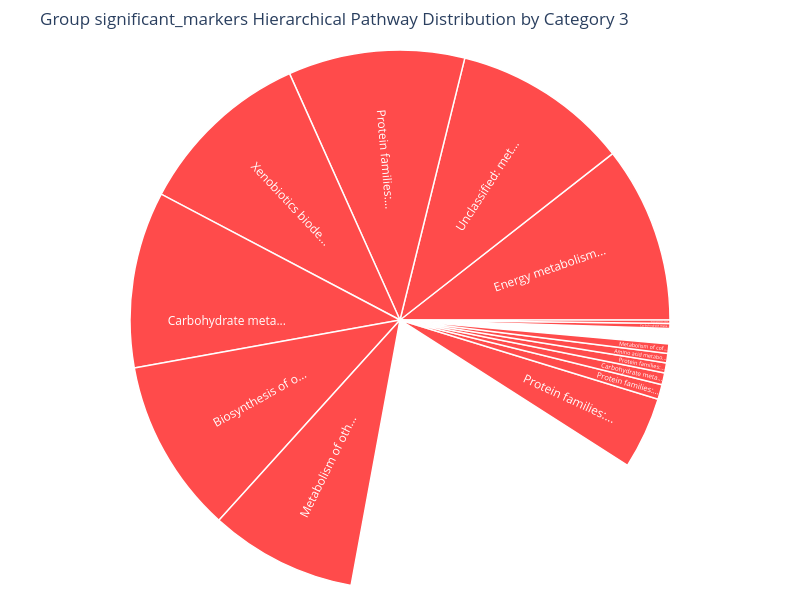

The cell this chart's notebook holds for it:
### Code cell
create_sunburst_chart(significant_markers, "significant_markers", top_n=20, category=3)

### Figure 1 — Plotly figure (JSON) as saved in the notebook; plotly's stock layout.template omitted (floating-point values rounded to 4 significant figures)
{"data": [{"branchvalues": "total", "customdata": [["<b>Pathway</b>: Unclassified: metabolism > Enzymes with EC numbers<br><b>Genus</b>: Pseudarthrobacter<br><b>Protein</b>: sulfofructose kinase; yihv (gene name)"], ["<b>Pathway</b>: Protein families: metabolism > Prenyltransferases [BR:ko01006]<br><b>Genus</b>: Pseudarthrobacter<br><b>Protein</b>: (2z,6e)-farnesyl diphosphate-synthase; (z)-farnesyl diphosphate-synthase; z-farnesyl diphosphate-synthase"], ["<b>Pathway</b>: Energy metabolism > Other carbon fixation pathways<br><b>Genus</b>: Desulfobacterium<br><b>Protein</b>: 4-hydroxybutyrate---coa ligase (amp-forming); 4-hydroxybutyrate-coa-synthetase (ambiguous); 4-hydroxybutyrate:coa ligase (ambiguous); hbs (gene name); 4-hydroxybutyrate---coa ligase"], ["<b>Pathway</b>: Viral protein families > Viral proteins [BR:ko03200]; Protein families: genetic information processing > Transfer RNA biogenesis [BR:ko03016]; Unclassified: metabolism > Enzymes with EC numbers<br><b>Genus</b>: Desulfobacterium<br><b>Protein</b>: rna ligase (atp); polyribonucleotide-synthase (atp); rna ligase; polyribonucleotide ligase; ribonucleic ligase; poly(ribonucleotide):poly(ribonucleotide) ligase (amp-forming)"], ["<b>Pathway</b>: Metabolism of cofactors and vitamins > Ubiquinone and other terpenoid-quinone biosynthesis<br><b>Genus</b>: Desulfobacterium<br><b>Protein</b>: futalosine hydrolase; futalosine nucleosidase; mqnb (ambiguous)"], ["<b>Pathway</b>: Unclassified: metabolism > Enzymes with EC numbers<br><b>Genus</b>: Desulfobacterium<br><b>Protein</b>: fluoroacetyl-coa thioesterase"], ["<b>Pathway</b>: Protein families: metabolism > Lipid biosynthesis proteins [BR:ko01004]<br><b>Genus</b>: Desulfobacterium<br><b>Protein</b>: medium-chain acyl-coa ligase; fadk (gene name); lvae (gene name); butyryl-coa-synthetase; fatty acid thiokinase (medium chain); acyl-activating; fatty acid elongase; fatty acid activating; fatty acyl coenzyme a-synthetase; butyrate---coa ligase; butyryl-coenzyme a-synthetase; l-(+)-3-hydroxybutyryl coa ligase; short-chain acyl-coa-synthetase; medium-chain acyl-coa-synthetase; butanoate:coa ligase (amp-forming)"], ["<b>Pathway</b>: Metabolism of cofactors and vitamins > Ubiquinone and other terpenoid-quinone biosynthesis<br><b>Genus</b>: Desulfobacterium<br><b>Protein</b>: cyclic dehypoxanthinyl futalosine-synthase; mqnc; dehypoxanthinyl futalosine cyclase"], ["<b>Pathway</b>: Xenobiotics biodegradation and metabolism > Nitrotoluene degradation; Amino acid metabolism > Valine, leucine and isoleucine degradation<br><b>Genus</b>: Desulfobacterium<br><b>Protein</b>: 3-methyl-2-oxobutanoate-dehydrogenase (ferredoxin); 2-ketoisovalerate ferredoxin-reductase; 3-methyl-2-oxobutanoate-synthase (ferredoxin); vor; branched-chain ketoacid ferredoxin-reductase; branched-chain oxo acid ferredoxin-reductase; keto-valine-ferredoxin oxido-reductase; ketoisovalerate ferredoxin-reductase; 2-oxoisovalerate ferredoxin-reductase"], ["<b>Pathway</b>: Protein families: signaling and cellular processes > Exosome [BR:ko04147]<br><b>Genus</b>: Pseudarthrobacter<br><b>Protein</b>: 4-hydroxyphenylpyruvate dioxygenase; p-hydroxyphenylpyruvic hydroxylase; p-hydroxyphenylpyruvate hydroxylase; p-hydroxyphenylpyruvate oxidase; p-hydroxyphenylpyruvic oxidase; p-hydroxyphenylpyruvate dioxygenase; p-hydroxyphenylpyruvic acid hydroxylase; 4-hydroxyphenylpyruvic acid dioxygenase"], ["<b>Pathway</b>: Unclassified: metabolism > Enzymes with EC numbers<br><b>Genus</b>: Pseudarthrobacter<br><b>Protein</b>: chlorite o2-lyase"], ["<b>Pathway</b>: Protein families: metabolism > Amino acid related enzymes [BR:ko01007]<br><b>Genus</b>: Pseudarthrobacter<br><b>Protein</b>: valine---pyruvate transaminase; transaminase c; valine-pyruvate aminotransferase; alanine-oxoisovalerate aminotransferase"], ["<b>Pathway</b>: Carbohydrate metabolism > Glyoxylate and dicarboxylate metabolism<br><b>Genus</b>: Pseudarthrobacter<br><b>Protein</b>: citrate (si)-synthase; (r)-citric-synthase; citrate oxaloacetate-lyase ["], ["<b>Pathway</b>: Amino acid metabolism > Lysine degradation<br><b>Genus</b>: Desulfobacterium<br><b>Protein</b>: lysine 2,3-aminomutase"], ["<b>Pathway</b>: Metabolism of other amino acids > Taurine and hypotaurine metabolism<br><b>Genus</b>: Pseudarthrobacter<br><b>Protein</b>: taurine---2-oxoglutarate transaminase; taurine aminotransferase; taurine transaminase; taurine---alpha-ketoglutarate aminotransferase; taurine---glutamate transaminase"], ["<b>Pathway</b>: Unclassified: metabolism > Enzymes with EC numbers<br><b>Genus</b>: Pseudarthrobacter<br><b>Protein</b>: l-fucose mutarotase; fucu; fucose mutarotase; fucm"], ["<b>Pathway</b>: Protein families: signaling and cellular processes > Exosome [BR:ko04147]<br><b>Genus</b>: Pseudarthrobacter<br><b>Protein</b>: glucose-6-phosphate-dehydrogenase [; g6pdh; g6pd; glc6pd"], ["<b>Pathway</b>: Biosynthesis of other secondary metabolites > Tropane, piperidine and pyridine alkaloid biosynthesis<br><b>Genus</b>: Pseudarthrobacter<br><b>Protein</b>: primary-amine oxidase; amine oxidase (ambiguous); amine oxidase (copper-containing); amine oxidase (pyridoxal containing) (incorrect); benzylamine oxidase (incorrect); cao (ambiguous); copper amine oxidase (ambiguous); cu-amine oxidase (ambiguous); cu-containing amine oxidase (ambiguous); diamine oxidase (incorrect); diamino oxhydrase (incorrect); histamine deaminase (ambiguous); histamine oxidase (ambiguous); monoamine oxidase (ambiguous); plasma monoamine oxidase (ambiguous); polyamine oxidase (ambiguous); semicarbazide-sensitive amine oxidase (ambiguous); ssao (ambiguous)"], ["<b>Pathway</b>: Carbohydrate metabolism > Starch and sucrose metabolism<br><b>Genus</b>: Desulfobacterium<br><b>Protein</b>: sucrose-phosphate-synthase; udp-glucose---fructose-phosphate glucosyltransferase; sucrosephosphate---udp glucosyltransferase; udp-glucose-fructose-phosphate glucosyltransferase; sps; uridine diphosphoglucose-fructose phosphate glucosyltransferase; sucrose 6-phosphate-synthase; sucrose phosphate-synthetase; sucrose phosphate-uridine diphosphate glucosyltransferase; sucrose phosphate-synthase; udp-glucose:d-fructose-6-phosphate 2-alpha-d-glucosyltransferase"], ["<b>Pathway</b>: Carbohydrate metabolism > Pentose phosphate pathway<br><b>Genus</b>: Desulfobacterium<br><b>Protein</b>: aldehyde ferredoxin oxido-reductase; aor"]], "domain": {"x": [0, 1], "y": [0, 1]}, "hovertemplate": "%{customdata[0]}", "ids": ["Unclassified: metabolism > Enzymes with EC numbers", "Protein families: metabolism > Prenyltransferases [BR:ko01006]", "Energy metabolism > Other carbon fixation pathways", "Viral protein families > Viral proteins [BR:ko03200]; Protein families: genetic information processing > Transfer RNA biogenesis [BR:ko03016]; Unclassified: metabolism > Enzymes with EC numbers", "Metabolism of cofactors and vitamins > Ubiquinone and other terpenoid-quinone biosynthesis", "Unclassified: metabolism > Enzymes with EC numbers", "Protein families: metabolism > Lipid biosynthesis proteins [BR:ko01004]", "Metabolism of cofactors and vitamins > Ubiquinone and other terpenoid-quinone biosynthesis", "Xenobiotics biodegradation and metabolism > Nitrotoluene degradation; Amino acid metabolism > Valine, leucine and isoleucine degradation", "Protein families: signaling and cellular processes > Exosome [BR:ko04147]", "Unclassified: metabolism > Enzymes with EC numbers", "Protein families: metabolism > Amino acid related enzymes [BR:ko01007]", "Carbohydrate metabolism > Glyoxylate and dicarboxylate metabolism", "Amino acid metabolism > Lysine degradation", "Metabolism of other amino acids > Taurine and hypotaurine metabolism", "Unclassified: metabolism > Enzymes with EC numbers", "Protein families: signaling and cellular processes > Exosome [BR:ko04147]", "Biosynthesis of other secondary metabolites > Tropane, piperidine and pyridine alkaloid biosynthesis", "Carbohydrate metabolism > Starch and sucrose metabolism", "Carbohydrate metabolism > Pentose phosphate pathway"], "insidetextorientation": "radial", "labels": ["Unclassified: met...", "Protein families:...", "Energy metabolism...", "Viral protein fam...", "Metabolism of cof...", "Unclassified: met...", "Protein families:...", "Metabolism of cof...", "Xenobiotics biode...", "Protein families:...", "Unclassified: met...", "Protein families:...", "Carbohydrate meta...", "Amino acid metabo...", "Metabolism of oth...", "Unclassified: met...", "Protein families:...", "Biosynthesis of o...", "Carbohydrate meta...", "Carbohydrate meta..."], "marker": {"colors": ["#FF0000", "#FF0000", "#FF0000", "#FF0000", "#FF0000", "#FF0000", "#FF0000", "#FF0000", "#FF0000", "#FF0000", "#FF0000", "#FF0000", "#FF0000", "#FF0000", "#FF0000", "#FF0000", "#FF0000", "#FF0000", "#FF0000", "#FF0000"], "line": {"color": "white", "width": 1.5}}, "name": "", "parents": ["", "", "", "", "", "", "", "", "", "", "", "", "", "", "", "", "", "", "", ""], "textinfo": "label", "type": "sunburst", "values": [0.6862, 0.4077, 1, 0.0193, 0.05286, 1, 1, 0.04181, 1, 0.04557, 0.4154, 0.0835, 0.06798, 0.05425, 0.8324, 0.6823, 0.05575, 0.9891, 1, 0.02745]}], "layout": {"font": {"size": 12}, "height": 600, "hoverlabel": {"bgcolor": "white", "font": {"size": 12}}, "legend": {"title": {"text": "System Status"}, "tracegroupgap": 0}, "margin": {"b": 10, "l": 10, "r": 10, "t": 50}, "title": {"text": "Group significant_markers Hierarchical Pathway Distribution by Category 3"}, "width": 800}}
